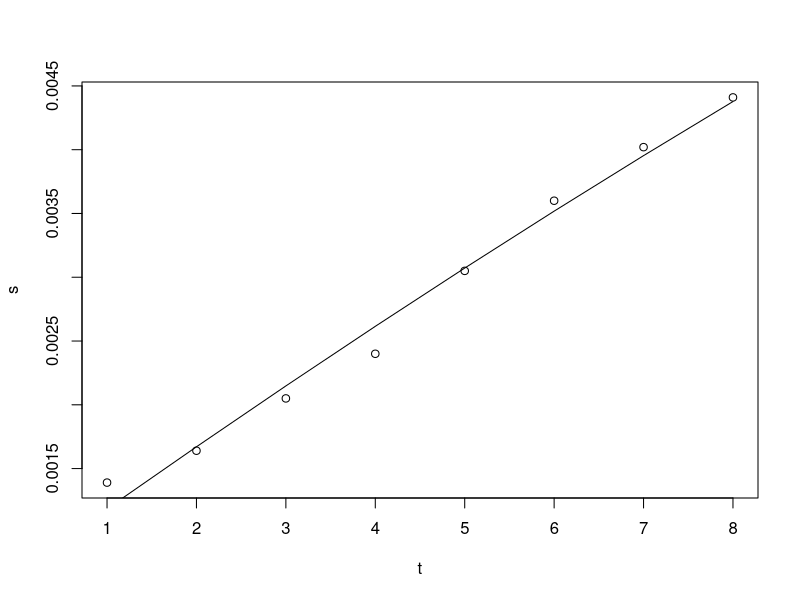

Recreate this plot in R.
## ---- chunk 1
knitr::opts_chunk$set(echo = TRUE)
## ---- chunk 2
kappa=0.05
theta=0.03
sigma=0.1
lambda0=0.02

#gamma function
gamma <- sqrt(kappa^2+2*sigma^2)

#A(t) function
A <- function(t){
  exp_A <- ((2*gamma*exp((kappa+gamma)*t/2))/(2*gamma+(kappa+gamma)*(exp(gamma*t)-1)))^(2*kappa*theta/sigma^2)
  return (log(exp_A))
}

#B(t) function
B <- function(t){
  b <- (2*(exp(gamma*t)-1))/(2*gamma+(kappa+gamma)*(exp(gamma*t)-1))
  return (b)
}

#C(t) function
C <- function(i){
  c <- ((-2*kappa*theta/sigma^2)*(kappa^2-gamma^2)*(exp(gamma*i)-1))/(4*gamma+2*(kappa+gamma)*(exp(gamma*i)-1))
  return (c)
}

#H(t) function
H <- function(i){
  h <- (4*gamma^2*exp(gamma*i))/(2*gamma+(kappa+gamma)*(exp(gamma*i)-1))^2
  return (h)
}

#Continuous: PV of fee leg
integrand1 = function(t){exp(-r*t)*exp(A(t)-B(t)*lambda0)}
v0fee_cont = function(mat){integrate(integrand1,0,mat)$value}

#PV of protection leg
integrand2 = function(t){exp(-r*t)*(C(t)+H(t)*lambda0)*exp(A(t)-B(t)*lambda0)}
v0prot = function(l,mat){l*integrate(integrand2,0,mat)$value}

#discrete: PV of fee leg
v0fee_disc = function(mat,dt){
  t = seq(dt,mat,dt)
  v = exp(-r*t)*exp(A(t)-B(t)*lambda0)*dt
  sum(v)
}


## ---- chunk 3
r=0.01
s0=numeric(10)
for (i in 1:10){
  s0[i]=v0prot(0.5,i)/v0fee_disc(i,0.25)
}
s0*10000
## ---- chunk 4
r=0.05
s=numeric(10)
for (i in 1:10){
  s[i]=v0prot(0.5,i)/v0fee_disc(i,0.25)
}
s*10000
## ---- chunk 5
r=0.01
s0=numeric(10)
for (i in 1:10){
  s0[i]=v0prot(0.5,i)/v0fee_cont(i)
}
s0*10000
## ---- chunk 6
rm(lambda0)
s=c(13.9,16.4,20.5,24,30.5,36,40.2,44.1)/10000
r=0.05
l=0.6
lambda=numeric(8)    #stores the lambda values in each period
lambda[1]=s[1]/l

vfee=numeric(8)      #stores present values of the fee leg in the i_th period
t=seq(0.25,1,0.25)
vfee[1]=sum(exp(-r*t)*exp(-lambda[1]*t)*0.25)

vprot=numeric(8)     #stores present values of the protection leg in the i_th period
vprot[1]=l*lambda[1]*integrate(function(x){exp(-r*x)*exp(-lambda[1]*x)},0,1)$value


fair_spread=function(i,lambda_i){   #i represents period 0-1,1-2,...7-8 
  (sum(vprot[1:(i-1)])+l*lambda_i*
     integrate(function(x){exp(-r*x)*exp(-sum(lambda[1:(i-1)])-lambda_i*(x-i+1))},i-1,i)$value) / 
    (sum(vfee[1:(i-1)])+sum(exp(-r*t)*exp(-lambda_i*t)*0.25))
}

## ---- chunk 7

for(i in 2:8){
  t=seq(i-0.75,i,0.25)
  
  to_solve=function(x){
     fair_spread(i,x) - s[i]   
    }
  lambda[i]=uniroot(to_solve,c(0,1))$root
  
  vfee[i]=sum(exp(-r*t)*exp(-lambda[i]*t)*0.25)
  vprot[i]=l*lambda[i]*
    integrate(function(x){exp(-r*x)*exp(-sum(lambda[1:(i-1)])-lambda[i]*(x-i+1))},i-1,i)$value
}

lambda
## ---- chunk 8
g <- function(k,s){ sqrt(k^2+2*s^2)}

C <- function(k,theta,s,t){
  c <- ((-2*k*theta/s^2)*(k^2-g(k,s)^2)*(exp(g(k,s)*t)-1))/(4*g(k,s)+2*(k+g(k,s))*(exp(g(k,s)*t)-1))
  return (c)
}

H <- function(k,s,t){
  h <- (4*g(k,s)^2*exp(g(k,s)*t))/(2*g(k,s)+(k+g(k,s))*(exp(g(k,s)*t)-1))^2
  return (h)
}

A <- function(k,theta,s,t){
  a <- ((2*g(k,s)*exp((k+g(k,s))*t/2))/(2*g(k,s)+(k+g(k,s))*(exp(g(k,s)*t)-1)))^(2*k*theta/s^2)
  return (a)
}

B <- function(k,s,t){
  b <- (2*(exp(g(k,s)*t)-1))/(2*g(k,s)+(k+g(k,s))*(exp(g(k,s)*t)-1))
  return (b)
}

v0fee = Vectorize(function(k,theta,sig,lambda0,mat){
  t = seq(0.25,mat,0.25)
  v = exp(-r*t)*exp(A(k,theta,sig,t)-B(k,sig,t)*lambda0)*0.25
  sum(v)
})

#PV of protection leg
integrand = function(mat){
  exp(-r*mat)*(C(kappa,theta,sigma,mat)+H(kappa,sigma,mat)*lambda0)*exp(A(kappa,theta,sigma,mat)-B(kappa,sigma,mat)*lambda0)
}
v0prot = Vectorize(function(mat){l*integrate(integrand,0,mat)$value})


fit=function(para){
  kappa=para[1]
  theta=para[2]
  sigma=para[3]
  lambda0=para[4]
  t=1:8
  
  integrand = function(mat){
    exp(-r*mat)*(C(kappa,theta,sigma,mat)+H(kappa,sigma,mat)*lambda0)*exp(A(kappa,theta,sigma,mat)-B(kappa,sigma,mat)*lambda0)
  }
  v0prot = Vectorize(function(mat){l*integrate(integrand,0,mat)$value})
  
  mse=mean((v0prot(t)/v0fee(kappa,theta,sigma,lambda0,t)-s)^2)
  return(mse)
}

k=runif(100,0,3)  #randomize initial values
th=runif(100,0,1)
sig=runif(100,0,1)
lamb=runif(100,0,0.01)
sol=list(100)
sse=numeric(100)
for(i in 1:100){  
  sol[[i]]=optim(c(k[i],th[i],sig[i],lamb[i]),fit)
  sse[i]=sol[[i]]$value
}

results=sol[[which.min(sse)]]$par   #find the best fit from different initializtions
kappa=results[1]
theta=results[2]
sigma=results[3]
lambda0=results[4]
t=1:8
fitted_val=v0prot(t)/v0fee(kappa,theta,sigma,lambda0,t)

plot(t,s,type="p")
lines(t,fitted_val)
